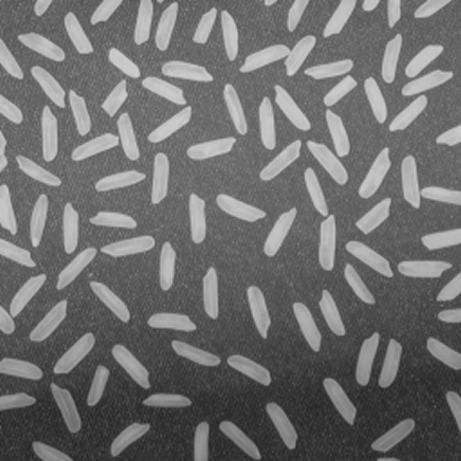
#> input picture 1_wIXlvBeAFtNVgJd49VObgQ.png, 461 x 461 px; its folder holds only this picture in this run
$ python -i ComptagedegrainPipelineAvance.py   (imports and definitions only)
#> lines starting #> are read from the running program, lines starting #| are printed output that depends on the picture; after the words box and inside, x2 and y2 are one past the last pixel; in counts of white or black regions, pixels touching at a corner belong together
#> further down, picture is the input picture: shape (461, 461, 3); min 34, max 211, mean 110.8
import cv2
import numpy as np
from PIL import Image
import os
import csv
import matplotlib.pyplot as plt
import pandas as pd

# ======================= Paramètres =======================
MEDIAN_K = 5
CLAHE_CLIP = 2.0
CLAHE_GRID = (8, 8)
KERNEL_SIZE = (3, 3)
OPEN_ITER = 2
CLOSE_ITER = 2
DIST_THRESH_FACTOR = 0.5
MIN_AREA = 30

# ======================= Pipeline amélioré =======================
def pipeline_grains(image_pil, real_count=None):
    img = np.array(image_pil)
    if img.ndim == 2:
        img = cv2.cvtColor(img, cv2.COLOR_GRAY2BGR)
    img_bgr = cv2.cvtColor(img, cv2.COLOR_RGB2BGR)

    # ---- Prétraitement ----
    gray = cv2.cvtColor(img_bgr, cv2.COLOR_BGR2GRAY)
    blurred = cv2.medianBlur(gray, MEDIAN_K)

    clahe = cv2.createCLAHE(clipLimit=CLAHE_CLIP, tileGridSize=CLAHE_GRID)
    enhanced = clahe.apply(blurred)

    # ---- Segmentation ----
    _, binary = cv2.threshold(enhanced, 0, 255, cv2.THRESH_BINARY + cv2.THRESH_OTSU)
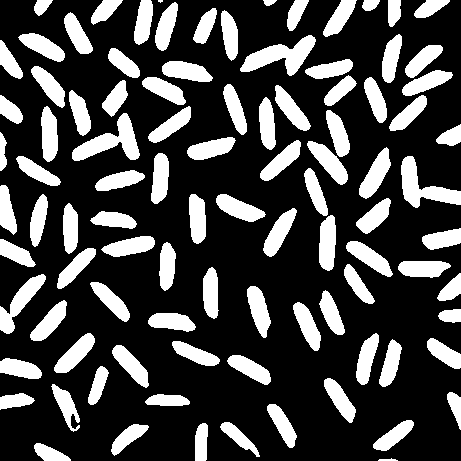
#> binary: shape (461, 461); 27% white; 97 white regions (1 under 20 px), largest, box (x1, y1, x2, y2) and area: (240, 35, 316, 76) 1372, (72, 113, 140, 161) 1340, (401, 156, 461, 208) 1285
    if np.mean(binary) > 127:  # inversion si nécessaire
        binary = cv2.bitwise_not(binary)

    # ---- Morphologie ----
    kernel = cv2.getStructuringElement(cv2.MORPH_ELLIPSE, KERNEL_SIZE)
    eroded = cv2.erode(binary, kernel, iterations=1)
#> eroded: shape (461, 461); 22.8% white; 98 white regions (3 under 20 px), largest, box (x1, y1, x2, y2) and area: (241, 36, 315, 75) 1186, (73, 114, 139, 160) 1142, (402, 157, 461, 207) 1099
    dilated = cv2.dilate(binary, kernel, iterations=1)
#> dilated: shape (461, 461); 31.3% white; 94 white regions, largest, box (x1, y1, x2, y2) and area: (306, 109, 351, 186) 1639, (303, 167, 337, 272) 1578, (239, 34, 317, 77) 1562
    opened = cv2.morphologyEx(binary, cv2.MORPH_OPEN, kernel, iterations=OPEN_ITER)
#> opened: shape (461, 461); 26.9% white; 97 white regions (2 under 20 px), largest, box (x1, y1, x2, y2) and area: (240, 35, 316, 76) 1367, (72, 113, 140, 161) 1334, (401, 156, 461, 208) 1283
    closed = cv2.morphologyEx(opened, cv2.MORPH_CLOSE, kernel, iterations=CLOSE_ITER)
#> closed: shape (461, 461); 26.9% white; 90 white regions (2 under 20 px), largest, box (x1, y1, x2, y2) and area: (389, 45, 453, 131) 1927, (307, 109, 350, 185) 1442, (240, 35, 316, 76) 1374

    # ---- Distance Transform + Watershed ----
    dist = cv2.distanceTransform(closed, cv2.DIST_L2, 5)
    _, sure_fg = cv2.threshold(dist, DIST_THRESH_FACTOR * dist.max(), 255, 0)
#> sure_fg: shape (461, 461) float32; 3.3% white; 118 white regions (34 under 20 px), largest, box (x1, y1, x2, y2) and area: (0, 192, 10, 224) 167, (62, 340, 89, 367) 152, (317, 150, 342, 178) 147
    sure_fg = np.uint8(sure_fg)

    sure_bg = cv2.dilate(closed, kernel, iterations=3)
#> sure_bg: shape (461, 461); 39.9% white; 80 white regions, largest, box (x1, y1, x2, y2) and area: (257, 56, 360, 188) 4675, (361, 42, 456, 134) 3655, (139, 58, 216, 146) 3013
    unknown = cv2.subtract(sure_bg, sure_fg)
#> unknown: shape (461, 461); 36.6% white; 80 white regions

    num_markers, markers = cv2.connectedComponents(sure_fg)
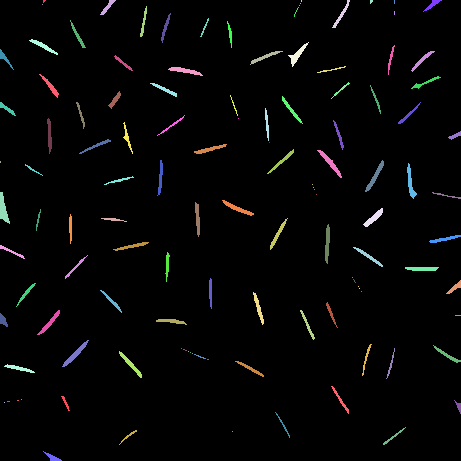
#> markers: shape (461, 461) int32; 119 distinct labels, from 0 to 118; one colour per label, 0 black
#> num_markers = 119
    markers = markers + 1
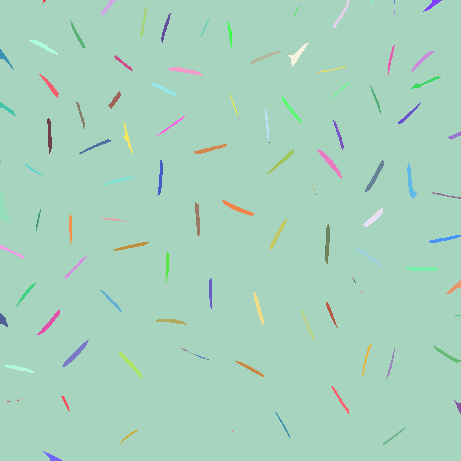
#> markers: shape (461, 461) int32; 119 distinct labels, from 1 to 119; one colour per label, 0 black
    markers[unknown == 255] = 0
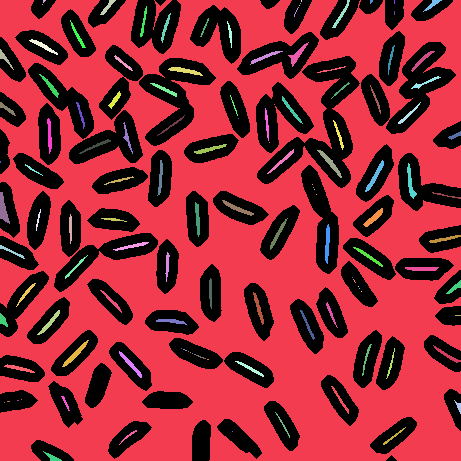
#> markers: shape (461, 461) int32; 120 distinct labels, from 0 to 119; one colour per label, 0 black

    markers = cv2.watershed(img_bgr, markers)
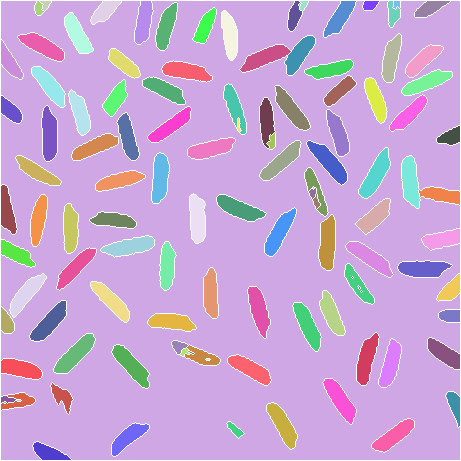
#> markers: shape (461, 461) int32; 119 distinct labels, from -1 to 119; one colour per label, 0 black, -1 white

    # ---- Résultat final (après Watershed) ----
    wshed_result = img_bgr.copy()
    wshed_result[markers == -1] = [0, 0, 255]
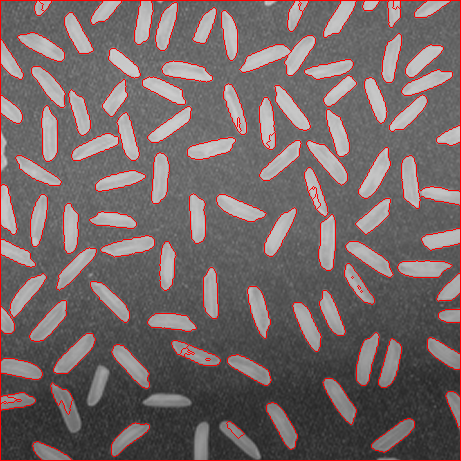
#> wshed_result: shape (461, 461, 3); 5% of pixels changed, all inside (x1, y1, x2, y2) = (0, 0, 461, 461)

    # Compter le nombre d'objets (labels > 1)
    unique_labels = np.unique(markers)
#> unique_labels = 119 values from -1 to 119
    grain_labels = [lab for lab in unique_labels if lab > 1]
#> grain_labels = 117 values from 2 to 119
    count = len(grain_labels)
#> count = 117

    # ---- Visualisation ----
    vis = img_bgr.copy()
    contours, _ = cv2.findContours(np.uint8(markers > 1), cv2.RETR_EXTERNAL, cv2.CHAIN_APPROX_SIMPLE)
#> contours = 92 contours; largest, box (x1, y1, x2, y2) and area: (240, 36, 315, 75) 1122, (402, 156, 460, 208) 1020, (54, 334, 95, 373) 656, (307, 141, 347, 185) 651, (359, 148, 390, 198) 646
    obj_idx = 0
    for c in contours:
        area = cv2.contourArea(c)
        if area < MIN_AREA:
            continue
        obj_idx += 1
        x, y, w, h = cv2.boundingRect(c)
        cv2.rectangle(vis, (x, y), (x + w, y + h), (0, 255, 0), 2)
        cv2.putText(vis, str(obj_idx), (x, y - 6), cv2.FONT_HERSHEY_SIMPLEX, 0.6, (0, 0, 255), 2)
#> this loop made 92 passes
#> (area, x, y, w, h) on passes 1 to 12: (340, 33, 442, 38, 18), (494, 112, 423, 37, 33), (92, 227, 422, 17, 16), (569, 372, 419, 42, 33), (584, 267, 403, 30, 46), (351.5, 1, 393, 34, 17), (231, 446, 392, 14, 35), (253.5, 51, 383, 22, 31), (599, 323, 379, 33, 45), (529, 1, 359, 41, 20), (563, 228, 355, 43, 30), (624.5, 112, 345, 37, 43)
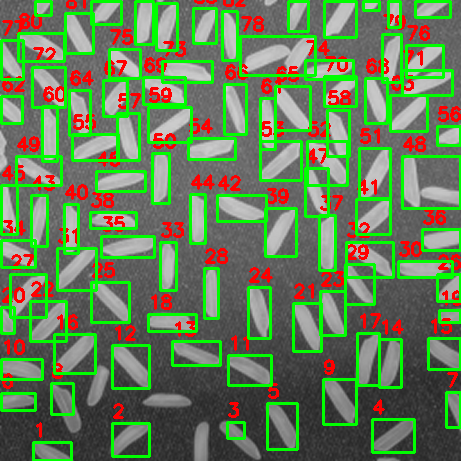
#> vis: shape (461, 461, 3); mean B, G, R 85.7, 127.5, 100.9
#> after the loop, obj_idx = 92

    # ---- Erreur si "ground truth" connue ----
    error = None
    if real_count is not None:
        error = count - real_count

    return {
        "gray": gray,
        "binary": binary,
        "eroded": eroded,
        "dilated": dilated,
        "opened": opened,
        "closed": closed,
        "foreground": sure_fg,
        "watershed": wshed_result,
        "result": vis,
        "count": count,
        "real_count": real_count,
        "error": error
    }

# ======================= Traitement dossier complet =======================
# [57 lines left out: function traiter_plusieurs_horizontal, not called in this run]

# ======================= Exemple =======================
folder_path = r"D:\cours IFI\Traitement D'image\Images\Proj1.2"
# [1 line not run here, left out]

>>> import cv2
>>> picture = cv2.cvtColor(cv2.imread('1_wIXlvBeAFtNVgJd49VObgQ.png'), cv2.COLOR_BGR2RGB)
>>> result = pipeline_grains(picture)
#> result = 12 items
